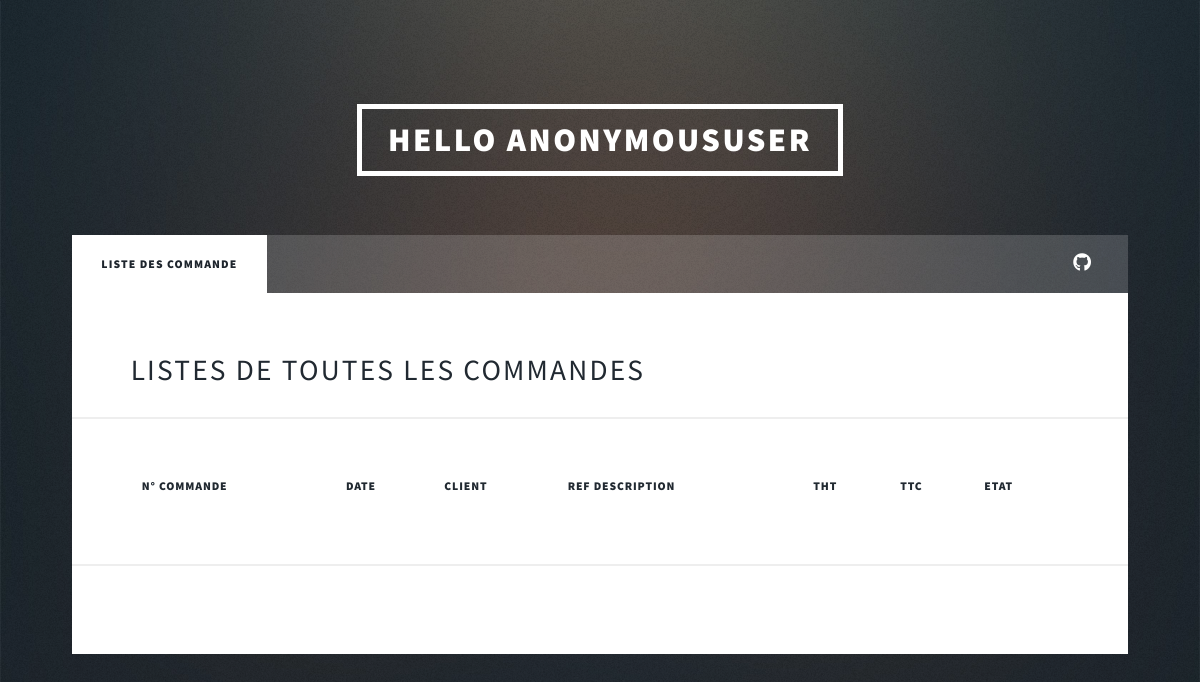
Before: /commerciale/listCommandesC with the older database file.
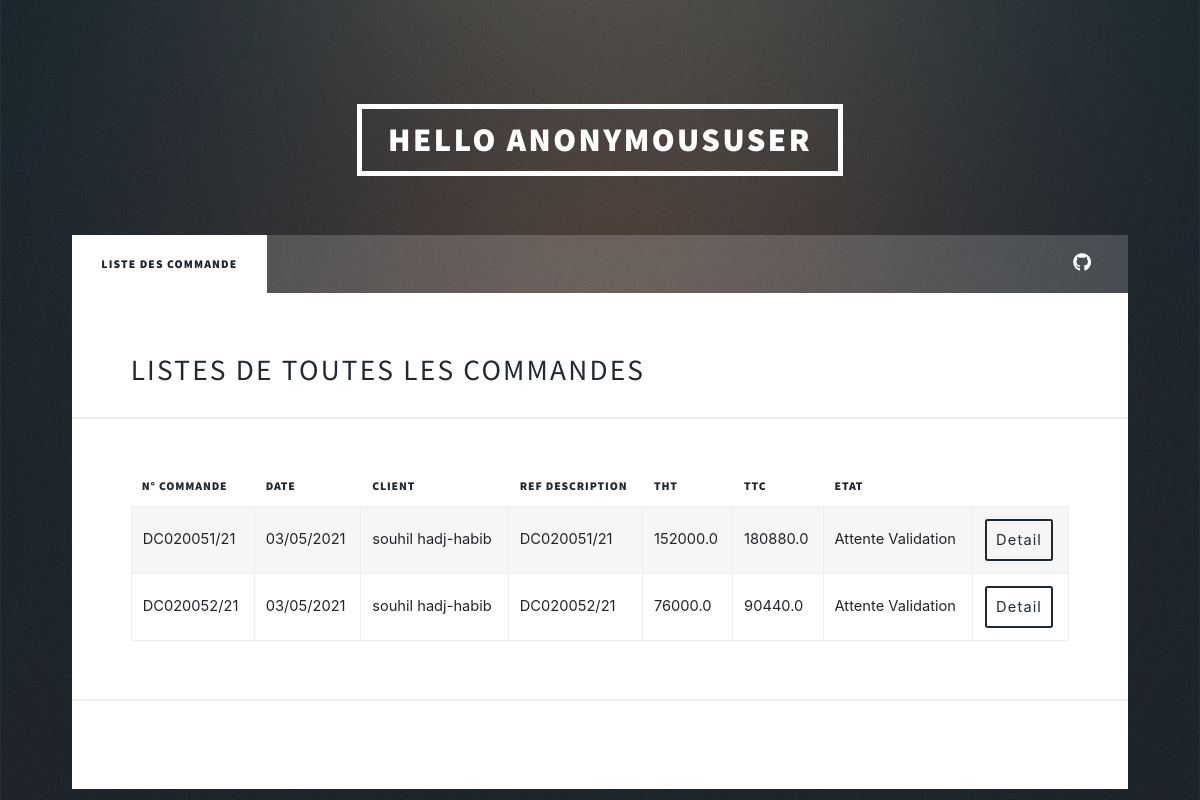
After: the same page with the newer database file.
### distributeur/models.py (models this page shows)
class Commande(models.Model):
    id = models.AutoField(primary_key=True)
    reference_description = models.CharField(max_length=255)
    destributeur = models.ForeignKey(Distributeur, on_delete=models.CASCADE)
    societe = models.CharField(default='Strugal', max_length=255)
    totaleHT = models.FloatField()
    totaleTTC = models.FloatField()
    date = models.CharField(
        default=date.today().strftime("%d/%m/%Y"), max_length=255)

class Distributeur(models.Model):
    user = models.ForeignKey(User, null=True, on_delete=models.CASCADE)
    id = models.AutoField(primary_key=True)
    typeProfile = models.CharField(max_length=255, default="Distributeur")
    nom = models.CharField(max_length=255)
    adress = models.CharField(max_length=255)
    tel = models.CharField(max_length=255)
    rcn = models.CharField(max_length=255)
    ifn = models.CharField(max_length=255)
    nbr_facture = models.IntegerField(default=0)
    def __str__(self):
        return self.nom

### commerciale/views.py (the view)
# urls.py: path("listCommandesC", views.listCommandes, name="listCommandes"),
def listCommandes(request):
    commande = Commande.objects.all()
    context = {
        "commande": commande
    }
    return render(
        request, "commerciale/listCommandes.html", context)

### templates/commerciale/listCommandes.html (shortened to what this page needs)
{%extends 'base.html'%} {% block title %} Welcome {% endblock %}
{% block content %}
<div id="wrapper">
   <link rel="stylesheet" href="https://maxcdn.bootstrapcdn.com/bootstrap/4.5.2/css/bootstrap.min.css">
  {% include 'partials/_header.html'%}
  <nav id="nav">
    <ul class="links">
      <li class="active"><a>Liste des commande</a></li>
    </ul>
    <ul class="icons">
      <li>
        <span class="label"
          ><a href="{% url 'logout' %}"class="icon brands fa-github" aria-hidden="true"></a>
        </span>
      </li>
    </ul>
  </nav>
  <div id="main">
    <h2>Listes de toutes les commandes</h2>
    <div class="table-wrapper">
      <table class="alt">
          <thead>
              <tr>
                  <th>N° Commande</th>
                  <th>Date</th>
                  <th>Client</th>
                  <th>Ref Description</th>
                  <th>THT</th>
                  <th>TTC</th>
                  <th>Etat</th>
              </tr>
          </thead>
          <tbody>
              {% for com in commande %}
              <tr>
                  <td>{{com.reference_description}}</td>
                  <td>{{com.date}}</td>
                  <td>{{com.destributeur}}</td>
                  <td>{{com.reference_description}}</td>
                  <td>{{com.totaleHT}}</td>
                  <td>{{com.totaleTTC}}</td>
                  <td>Attente Validation</td>
                  <td><button
                    id="{{com.id}}"
                    onClick=showDetail(this.id)
                    type="button"
                    class="btn "
                    data-toggle="modal" data-target="#exampleModal"
                  >Detail</button></td>
              </tr>
              {% endfor %}
          </tbody>
      </table>
  </div>
    <hr />
  </div>
</div>
{% endblock %}

### templates/base.html (shortened to what this page needs)
{% load static %}
<!DOCTYPE html>
<html lang="en">
  <head>
    <head>
      <link rel="stylesheet" href="{% static '/css/main.css' %}" />
    </head>
  <body class="is-preload">
    {% block content %}
    {% endblock %}
      </body>
</html>

### templates/partials/_header.html (shortened to what this page needs)
<header id="header">
  <a class="logo">Hello {{request.user}}</a>
</header>

Changed rows visible on the page:
added Commande: reference_description "DC020051/21", date "03/05/2021", destributeur "souhil hadj-habib", totaleHT "152000.0", totaleTTC "180880.0"
added Commande: reference_description "DC020052/21", date "03/05/2021", destributeur "souhil hadj-habib", totaleHT "76000.0", totaleTTC "90440.0"
